Frame 1 (no input): blank canvas, image omitted
Frame 60 (the mouse pressed at the canvas centre just before this capture): blank canvas, image omitted
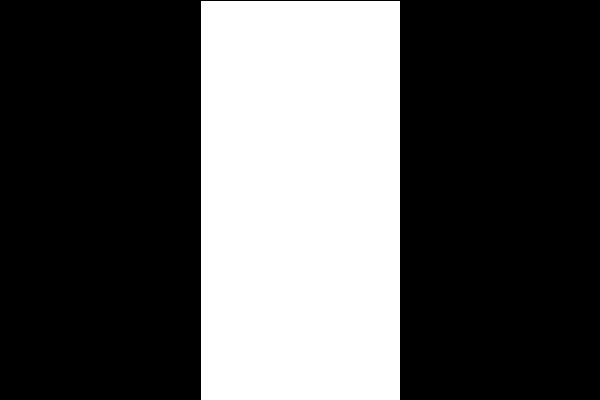
Frame 120 (the mouse held since frame 60 and released just before this capture)

The Processing sketch whose frames 1 and 60 were blank and that drew this single picture after the mouse press (run headless with seeded random() and noise(); from frame 60 on, the mouse is pressed at the canvas centre):

// Processing sketch: show
// ── show.pde
void setup (){
 size(600,400); 
  
}

void draw(){
  background(0);
  if (mouseX > 200 && mouseX < 200 + 200) {
    rect(200,0,200,height);
  }
  
}
